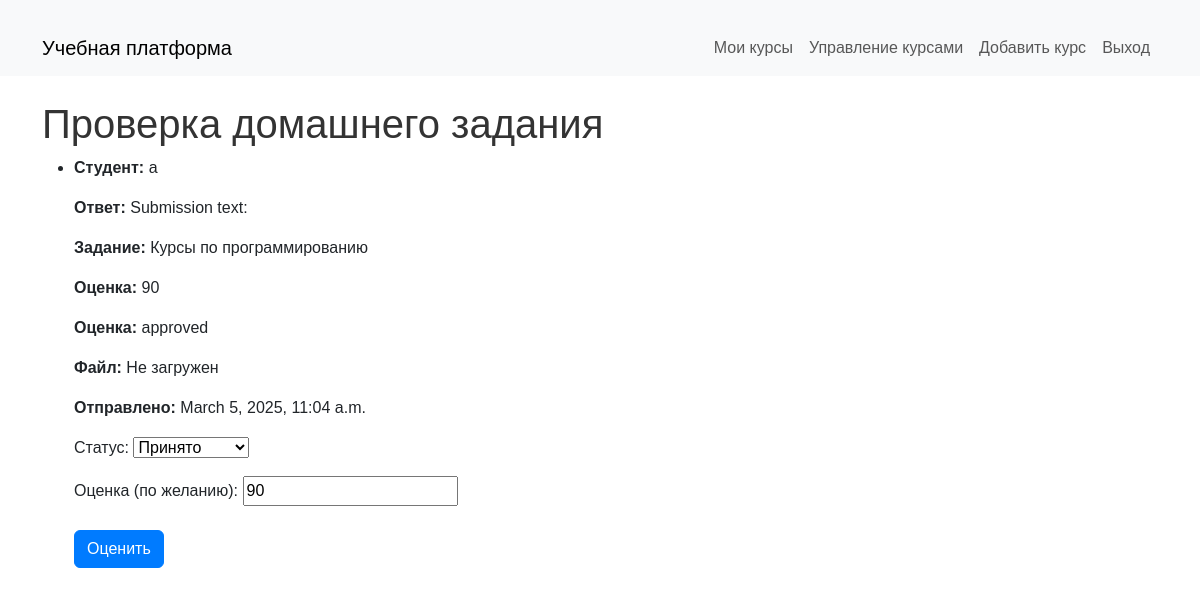
Page /homework/1/review/ (signed in) on the committed database.
### online_courses/models.py (models this page shows, shortened)
class HomeworkSubmission(models.Model):
    STATUS_CHOICES = [
        ('pending', 'На проверке'),
        ('approved', 'Принято'),
        ('rejected', 'Отклонено'),
    ]
    student = models.ForeignKey(User, on_delete=models.CASCADE, related_name='submissions')
    homework = models.ForeignKey(Homework, on_delete=models.CASCADE, related_name='submissions')
    file_submission = models.FileField(upload_to='submissions/', blank=True, null=True)
    submission_text = models.TextField(blank=True, null=True)
    submitted_at = models.DateTimeField(auto_now_add=True, null=True, blank=True)
    status = models.CharField(max_length=10, choices=STATUS_CHOICES, default='pending')
    grade = models.PositiveIntegerField(null=True, blank=True)  # Оценка (по желанию)

class User(AbstractUser):
    ROLE_CHOICES = [
        ('student', 'Студент'),
        ('teacher', 'Преподаватель'),
        ('admin', 'Администратор')
    ]
    username = models.CharField(max_length=100, unique=True)
    email = models.EmailField(unique=True)
    role = models.CharField(max_length=20, choices=ROLE_CHOICES, default='student')

class Homework(models.Model):
    title = models.CharField(max_length=255)
    description = models.TextField(null=True, blank=True)
    course = models.ForeignKey(Course, on_delete=models.CASCADE, related_name='homeworks')
    due_date = models.DateField()
    assigned_by = models.ForeignKey(User, on_delete=models.CASCADE, limit_choices_to={'role': 'teacher'}, related_name='assigned_homeworks')
    assigned_to = models.ForeignKey(User, on_delete=models.CASCADE, limit_choices_to={'role': 'student'}, related_name='homeworks', blank=True, null=True)

### online_courses/views.py (the view)
# urls.py: path('homework/<int:submission_id>/review/', review_homework, name='review_homework'),
@login_required
def review_homework(request, submission_id):
    submission = HomeworkSubmission.objects.filter(id=submission_id).first()
    if not submission:
        return HttpResponseNotFound("HomeworkSubmission not found.")
    if not hasattr(request.user, 'role') or request.user.role != 'teacher':
        raise PermissionDenied("You do not have permission to review this homework.")
    if request.method == "POST":
        form = ReviewHomeworkForm(request.POST, instance=submission)
        if form.is_valid():
            form.save()
            if submission.status == 'rejected':
                messages.warning(request, "Статус: Отклонена.")
            elif submission.status == 'pending':
                messages.warning(request, "Статус: На проверке.")
            else:
                messages.success(request, "Оценка успешно обновлена.")
            return redirect('online_courses:review_homework', submission_id=submission.id)  # Redirect to the same page to see the updated grade
    else:
        form = ReviewHomeworkForm(instance=submission)
    return render(request, 'review_homework.html', {'form': form, 'submission': submission})

### online_courses/forms.py (shortened to what this page needs)
class ReviewHomeworkForm(forms.ModelForm):
    class Meta:
        model = HomeworkSubmission
        fields = ['status', 'grade']
        labels = {
            'status': 'Статус',
            'grade': 'Оценка (по желанию)',
        }

### online_courses/templates/review_homework.html (shortened to what this page needs)
{% extends 'base.html' %}
{% block content %}
<h1>Проверка домашнего задания</h1>
{% if submission %}
    <ul>
        <li>
            <p><strong>Студент:</strong> {{ submission.student.username }}</p>
            <p><strong>Ответ:</strong> {{ submission.submission_text }}</p>
            <p><strong>Задание:</strong> {{ submission.homework.title }}</p>
            <p><strong>Оценка:</strong> {{ submission.grade }}</p>
            <p><strong>Оценка:</strong> {{ submission.status }}</p>
            {% if submission.file %}
                <p><strong>Файл:</strong> <a href="{{ submission.file.url }}">Скачать</a></p>
            {% else %}
                <p><strong>Файл:</strong> Не загружен</p>
            {% endif %}
            <p><strong>Отправлено:</strong> {{ submission.submitted_at }}</p>
            {% if request.user.role == 'teacher' %}
                <form method="post" action="{% url 'online_courses:review_homework' submission.id %}">
                    {{ form.as_p }}
                    <button type="submit" class="btn btn-primary mt-2">Оценить</button>
                </form>
            {% else %}
                <p>Только преподаватель может оценить домашнее задание.</p>
            {% endif %}
        </li>
    </ul>
{% else %}
    <p>Нет отправленных домашних заданий для проверки.</p>
{% endif %}
{% endblock %}

### online_courses/static/css/style.css (style rules this page uses)
body { font-family: Arial, sans-serif; }
h1, h2 { color: #333; }
.btn-primary { background-color: #007bff; border-color: #007bff; }

### rows in the picture
HomeworkSubmission: student.username "a", submission_text "Submission text:", homework "Курсы по программированию", grade "90", status "approved", submitted_at "March 5, 2025, 11:04 a.m.", status "Принято"
